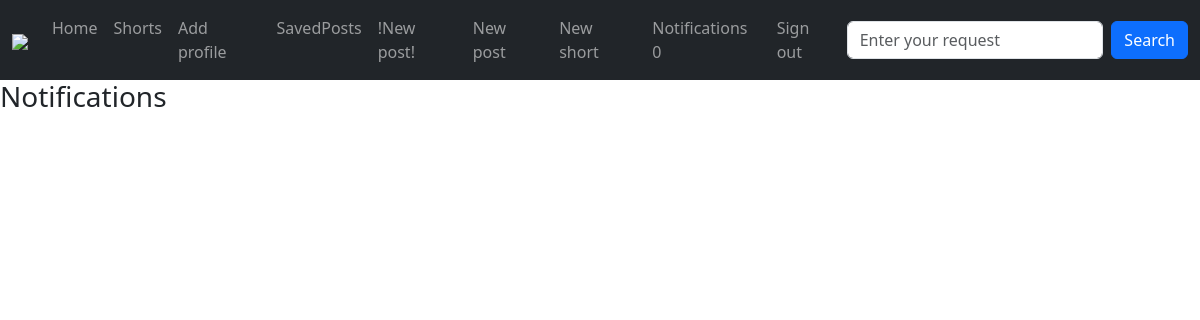
Before: /posts/notifications/ (signed in) with the older database file.
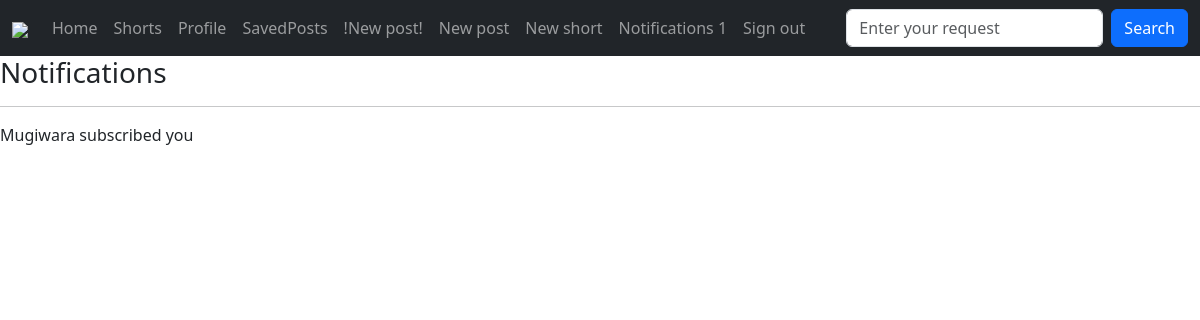
After: the same page with the newer database file.
### core/models.py (models this page shows, shortened)
class Notification(models.Model):
    user = models.ForeignKey(to=User, on_delete=models.PROTECT)
    text = models.CharField(max_length=255)
    is_showed = models.BooleanField(default=False)

### core/views.py (the view)
# urls.py: path('notifications/', views.notifications, name='notifications'),
def notifications(request):
    notifications_list = Notification.objects.filter(user=request.user)
    for notification in notifications_list:
        notification.is_showed = True
    Notification.objects.bulk_update(notifications_list, ['is_showed'])
    context = {"notifications": notifications_list}
    return render(request=request, template_name='notifications.html', context=context)

### core/templates/notifications.html
{% extends 'base.html' %}
{% block content %}
    <h3>Notifications</h3>
    {% for notification in notifications %}
        <hr>
        <div>
            {{ notification.text }}
        </div>
    {% endfor %}
{% endblock %}

### core/templates/base.html (shortened to what this page needs)
<!doctype html>
{% load static %}
{% load django_bootstrap5 %}
<html lang="en">
<head>
    {% bootstrap_css %}
    <link rel="stylesheet" href="{% static 'main.css' %}">
</head>
<body>
        <nav class="navbar navbar-expand-sm navbar-dark bg-dark">
              <div class="container-fluid">
                <a class="navbar-brand" href="/"><img src="{% static 'logo.png' %}" height="40px"></a>
                <div class="collapse navbar-collapse" id="mynavbar">
                  <ul class="navbar-nav me-auto">
                    <li class="nav-item">
                      <a class="nav-link" href="/">Home</a>
                    </li>
                    <li class="nav-item">
                      <a class="nav-link" href="{% url 'shorts-list' %}">Shorts</a>
                    </li>
                    {% if request.user.is_authenticated %}
                        {% if request.user.profile %}
                            <li class="nav-item">
                                <a class="nav-link" href="{% url 'profile' request.user.profile.id %}">Profile</a>
                            </li>
                        {% else %}
                            <li class="nav-item">
                                <a class="nav-link" href="{% url 'add-profile' %}">Add profile</a>
                            </li>
                        {% endif %}
                        <li class="nav-item">
                            <a class="nav-link" href="{% url 'saved-posts' %}">SavedPosts</a>
                        </li>
                        <li class="nav=item">
                            <a class="nav-link" href="{% url 'add-post-form' %}">!New post!</a>
                        </li>
                        <li class="nav=item">
                            <a class="nav-link" href="{% url 'add-post' %}">New post</a>
                        </li>
                        <li class="nav=item">
                            <a class="nav-link" href="{% url 'add-short' %}">New short</a>
                        </li>
                        <li class="nav=item">
                            <a class="nav-link" href="{% url 'notifications' %}">Notifications {{ request.user.notification_set.count }}</a>
                        </li>
                        <li class="nav=item">
                            <a class="nav-link" href="{% url 'sign-out' %}">Sign out</a>
                        </li>
                    {% endif %}
                  </ul>
                  <form class="d-flex" action="/posts/search-result" method="GET">
                    <input class="form-control me-2" type="text" placeholder="Enter your request" name="key_word">
                      <a>
                    <button class="btn btn-primary" type="button">Search</button>
                      </a>
                  </form>
                </div>
              </div>
        </nav>
                {% block content %}
                {% endblock %}
</body>
</html>

Changed rows visible on the page:
added Notification: text "Mugiwara subscribed you"
Other visible differences:
{{ request.user.notification_set.count }}: "0" → "1"
text no longer shown: "Add profile"
text now shown: "Profile"
